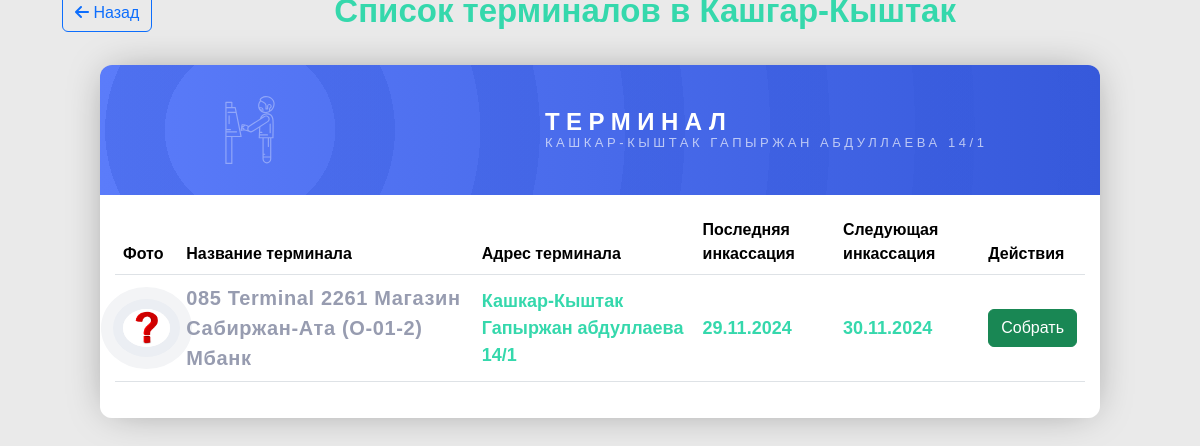
Page /terminal/3/ on the committed database.
### apps/core/models.py (models this page shows, shortened)
class Terminal(models.Model):
    name = models.CharField(max_length=255, unique=True, verbose_name='Название терминала')
    photo = models.ImageField(verbose_name='Фото здания терминала', blank=True, null=True, upload_to='terminals/')
    region = models.ForeignKey(Region, on_delete=models.CASCADE, verbose_name='Регион', related_name='terminals')
    address = models.TextField(verbose_name='Адрес терминала')
    rent = models.DecimalField(max_digits=10, decimal_places=2, verbose_name="Аренда", default=1000)
    latitude = models.DecimalField(max_digits=9, decimal_places=6, verbose_name='Широта')
    longitude = models.DecimalField(max_digits=9, decimal_places=6, verbose_name='Долгота')

class Incassation(models.Model):
    terminal = models.ForeignKey(
        Terminal,
        on_delete=models.CASCADE,
        verbose_name="Терминал",
        related_name="incassations"
    )
    last_collected = models.DateField(
        verbose_name="Дата последней инкассации",
        default=now
    )
    interval_days = models.PositiveIntegerField(
        verbose_name="Интервал дней для инкассации",
        default=30
    )
    next_collection = models.DateField(
        verbose_name="Дата следующей инкассации",
        blank=True,
        null=True
    )

### apps/core/views.py (the view)
# urls.py: path('terminal/<int:pk>/', views.terminal_detail, name='terminal_detail'),
def terminal_detail(request, pk):
    terminal = get_object_or_404(Terminal, pk=pk)
    last_incassation = terminal.incassations.order_by('-last_collected').first()
    today = timezone.now().date()
    collection_due = last_incassation and last_incassation.next_collection <= today if last_incassation else False
    context = {
        'terminal': terminal,
        'last_incassation': last_incassation,  # Передаём объект инкассации
        'collection_due': collection_due,
    }
    return render(request, 'terminal_detail.html', context)

### templates/terminal_detail.html (shortened to what this page needs)
{% extends 'include/base.html' %}
{% load static %}
{% block content %}
<body class="terminals_leaderboard_body terminal_detail_leaderboard_body">
  <main class="container page_title navigation d-flex align-items-center justify-content-between w-100 mt-4">
    <a class="btn btn-outline-primary rounded mb-3" href="{% url 'terminals' terminal.region.slug %}"><i class="fa-solid fa-arrow-left"></i> Назад</a>
  <h1 class="terminal_detail__title">Список терминалов в {{ terminal.region.name }}</h1>
  </main>
  <section class="terminal_detail">
    <article class="terminals_leaderboard terminals_detail_leaderboard">
      <header>
        <img src="{% static 'img/atm.svg' %}" alt="ATM Icon" class="terminals_leaderboard__icon">
        <h1 class="terminals_leaderboard__title">
          <span class="terminals_leaderboard__title--top">Терминал</span>
          <span class="terminals_leaderboard__title--bottom">{{ terminal.address }}</span>
        </h1>
      </header>
      <main class="terminals_leaderboard__profiles">
        <article class="terminals_detail_leaderboard__profile">
          <table class="terminal_detail_leaderboard__table table">
            <thead>
              <tr>
                <th>Фото</th>
                <th>Название терминала</th>
                <th>Адрес терминала</th>
                <th>Последняя инкассация</th>
                <th>Следующая инкассация</th>
                <th>Действия</th>
              </tr>
            </thead>
            <tbody>
              <tr>
                <td class="align-middle">
                  <img src="{% if terminal.photo %}{{ terminal.photo.url }}{% else %}{% static 'img/question.jpg' %}{% endif %}"
                       alt="Фото терминала" class="terminals_leaderboard__picture">
                </td>
                <td class="terminals_leaderboard__name align-middle">{{ terminal.name }}</td>
                <td class="terminals_leaderboard__value align-middle">{{ terminal.address }}</td>
                <td class="terminals_leaderboard__value align-middle">
                  {% if last_incassation %}
            {{ last_incassation.last_collected|date:"d.m.Y" }}
        {% else %}
            Нет данных
        {% endif %}
                </td>
                <td class="terminals_leaderboard__value align-middle">
                  {% if last_incassation and last_incassation.next_collection %}
            {{ last_incassation.next_collection|date:"d.m.Y" }}
        {% else %}
            Не назначено
        {% endif %}
                </td>
                <td class="terminals_leaderboard__value align-middle">
                  <form method="post" action="{% url 'collect_cash' terminal.id %}">
                    <button type="submit" class="btn btn-success">Собрать</button>
                </form>
                </td>
              </tr>
            </tbody>
          </table>
        </article>
      </main>
    </article>
    <div id="map"></div>
  </section>
</body>
{% endblock %}

### static/css/terminals.css (style rules this page uses)
.terminals_leaderboard { max-width: 85%; width: 100%; border-radius: 12px; }
.terminals_leaderboard header { --start: 15%; height: 130px; background-image: repeating-radial-gradient(circle at var(--start), transparent 0%, transparent 10%, rgba(54, 89, 219, 0.33) 10%, rgba(54, 89, 219, 0.33) 17%), linear-gradient(to right, #5b7cfa, #3659db); color: #fff; position: relative; border-radius: 12px 12px 0 0; overflow: hidden; }
.terminals_leaderboard header .terminals_leaderboard__title { position: absolute; z-index: 2; top: 50%; right: calc(var(--start) * .75); transform: translateY(-50%); text-transform: uppercase; margin: 0; }
.terminals_leaderboard header .terminals_leaderboard__title span { display: block; }
.terminals_leaderboard header .terminals_leaderboard__title--top { font-size: 24px; font-weight: 700; letter-spacing: 6.5px; }
.terminals_leaderboard header .terminals_leaderboard__title--bottom { font-size: 13px; font-weight: 500; letter-spacing: 3.55px; opacity: 0.65; transform: translateY(-2px); }
.terminals_leaderboard header .terminals_leaderboard__icon { fill: #fff; opacity: 0.35; width: 68px; position: absolute; top: 50%; left: var(--start); transform: translate(-50%, -50%); }
.terminals_leaderboard__profiles { background-color: #fff; border-radius: 0 0 12px 12px; padding: 15px 15px 20px; display: grid; row-gap: 8px; }
td { transition: .2s all ease-out; }
.terminals_leaderboard__picture { max-width: 100%; width: 60px; border-radius: 50%; box-shadow: 0 0 0 10px #ebeef3, 0 0 0 22px #f3f4f6; }
.terminals_leaderboard__name { color: #979cb0 !important; font-weight: 600 !important; font-size: 20px !important; letter-spacing: 0.64px !important; }
.terminals_leaderboard__value { color: #35d8ac !important; font-weight: 700 !important; font-size: 18px !important; }
body.terminals_leaderboard_body { display: flex; justify-content: center; flex-direction: column; align-items: center; margin: 0; background-color: #eaeaea; height: 100vh; font-family: 'Source Sans Pro', sans-serif; padding: 0 50px; }
.terminals_leaderboard { box-shadow: 0 0 40px -10px rgba(0, 0, 0, 0.4); }
.terminal_detail_leaderboard_body { flex-direction: column; }
.terminal_detail { margin: 0; background-color: #eaeaea; width: 100%; height: 100vh; font-family: 'Source Sans Pro', sans-serif; display: flex; justify-content: space-between; align-items: center; flex-direction: column; padding: 15px 50px !important; }
.terminals_detail_leaderboard { max-width: 100%; }
#map { height: 400px; width: 100%; }
.terminals_detail_leaderboard__profile { display: flex; flex-direction: column; align-items: center; justify-content: center; }
.terminal_detail__title { color: #35d8ac; font-weight: 700; font-size: 33px; margin-bottom: 20px; }

### rows in the picture
Terminal: address "КАШКАР-КЫШТАК ГАПЫРЖАН АБДУЛЛАЕВА 14/1", name "085 Terminal 2261 Магазин Сабиржан-Ата (O-01-2) Мбанк", address "Кашкар-Кыштак Гапыржан абдуллаева 14/1"
Incassation: last_collected "29.11.2024", next_collection "30.11.2024"
